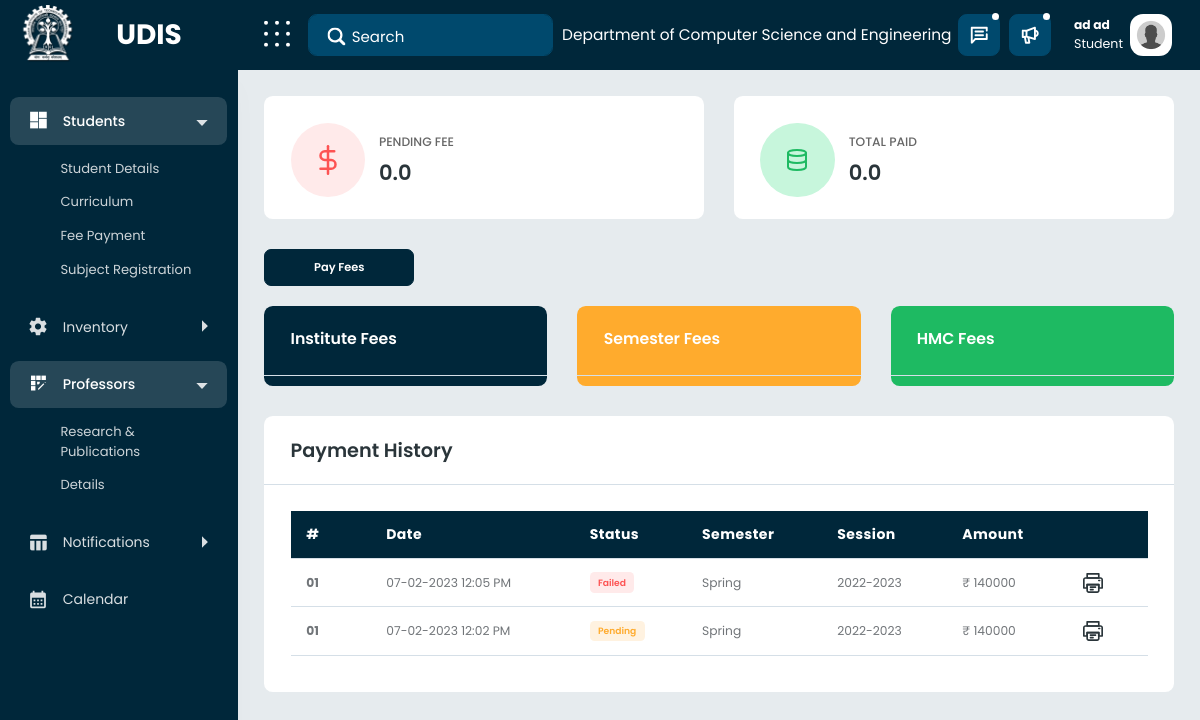
/feepayment (signed in), run on an earlier commit of the app's database.
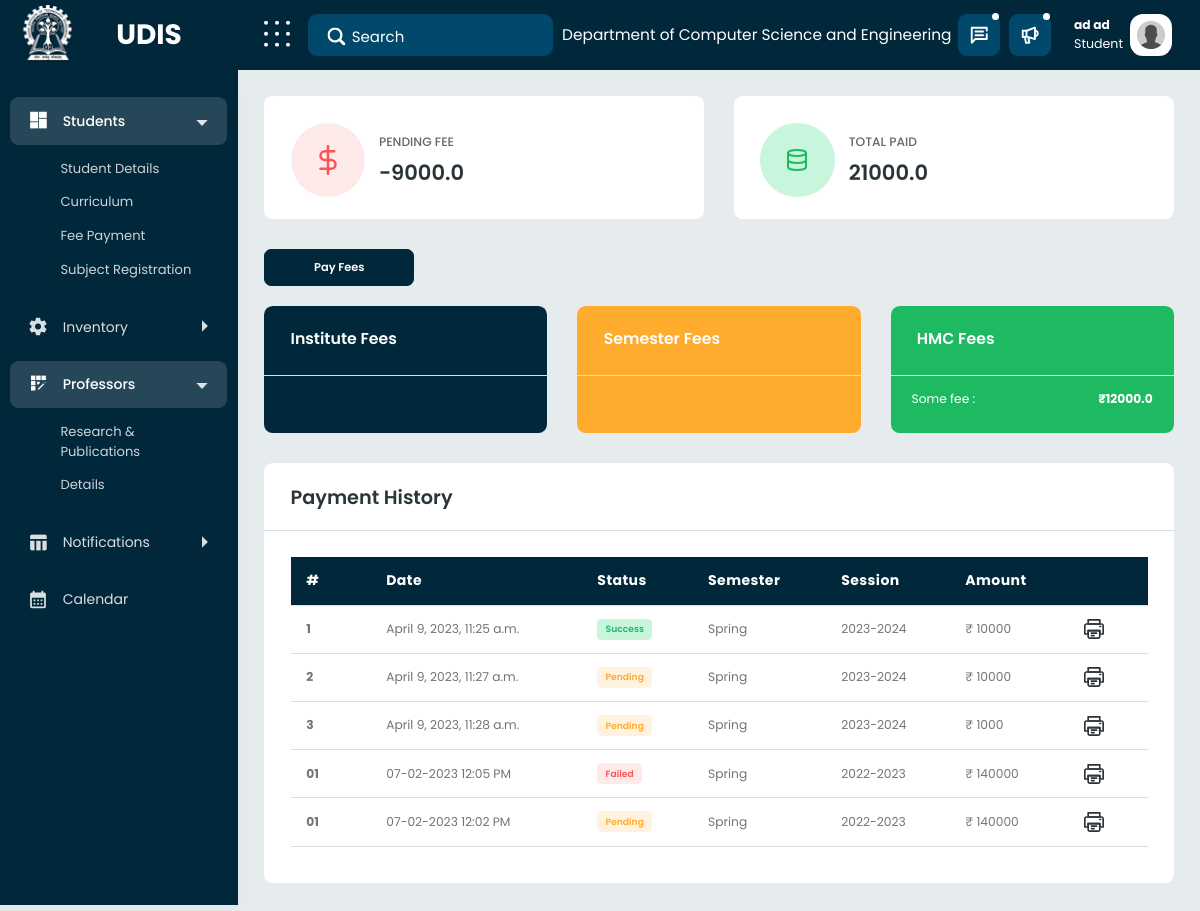
And on a later commit of the database.
### mainapp/models.py (models this page shows, shortened)
class usermodel(AbstractUser):
    username = None
    email = models.EmailField(_("email address"), unique=True)
    created_At = models.DateTimeField(null=True, blank=True, auto_now=True)
    name = models.CharField(max_length=200, null=False)
    department = models.TextField(default="Computer Science and Engineering")
    firstname = models.CharField(max_length=200, blank=True, null=True)
    lastname = models.CharField(max_length=200, blank=True, null=True)
    USERNAME_FIELD = "email"
    REQUIRED_FIELDS = []
    derived_type = models.CharField(
        max_length=200, default="Student", blank=True, null=True)
    objects = CustomUserManager()

class Student(usermodel):
    state = models.CharField(max_length=100)
    country = models.CharField(max_length=100)
    pin_code = models.IntegerField(null=True, blank=True)
    backlogs = models.IntegerField(default=0)
    regcourses = models.ManyToManyField(
        Course, blank=True,  related_name="regcourses")
    appcourses = models.ManyToManyField(
        Course, blank=True, related_name="appcourses")
    rejcourses = models.ManyToManyField(
        Course, blank=True,  related_name="rejcourses")
    cgpa = models.CharField(max_length=200, default="9.9")
    rollno = models.CharField(max_length=200, null=True, blank=True)
    gender = models.TextField(default="N/A")
    course = models.CharField(max_length=200, blank=True, default="B.Tech 4Y")
    hall = models.CharField(max_length=200, default="N/A")
    aadhar = models.CharField(max_length=200, null=True, blank=True)
    status = models.CharField(max_length=200, default="On-Roll")
    EAA = models.CharField(max_length=200, null=True, blank=True)
    adm_year = models.DateField(auto_now=True)
    nationality = models.CharField(max_length=200, default="Indian")
    adm_nature = models.CharField(max_length=200, default="JEE")
    inst_email = models.EmailField(null=True, blank=True)
    teams_pass = models.CharField(max_length=200, null=True, blank=True)
    mobile = models.CharField(max_length=200, default="N/A")
    guardian_email = models.EmailField(null=True, blank=True)
    address = models.TextField(null=True, blank=True)
    location = models.CharField(max_length=200, null=True, blank=True)
    cleared_sem_crd = models.FloatField(default=0)
    sem_crd = models.FloatField(default=0)
    cleared_tot_crd = models.FloatField(default=0)
    tot_crd = models.FloatField(default=0)
    sgpa = models.CharField(max_length=200, default="""{"sgpa":["-"]}""")
    sem = models.IntegerField(default=1)
    feespaid = models.FloatField(default=0)
    totalpaid = models.FloatField(default=0)
    regdone = models.CharField(max_length=10, default="Yes")
    class Meta:
        unique_together = ('rollno', 'adm_year',)

class Fees(models.Model):
    name = models.CharField(max_length=255)
    type = models.CharField(max_length=200)  # semster,institue,hmc
    amount = models.FloatField()
    sem = models.IntegerField()
    def __str__(self):
        return self.name+'_'+str(self.amount)

class FeeTransaction(models.Model):
    id = models.BigAutoField(primary_key=True)
    student = models.ForeignKey(Student, on_delete=models.CASCADE)
    amount = models.CharField(max_length=200)
    datetime = models.DateTimeField(auto_now_add=True)
    status = models.CharField(max_length=200, default="Pending")
    sem = models.IntegerField()
    year = models.IntegerField()
    def __str__(self):
        return str(self.id)+"_"+str(self.amount)

### mainapp/views.py (the view, shortened to what this page needs)
# urls.py: path('feepayment', views.Fee),
@login_required(login_url="/signin")
def Fee(request):
	hmcfee = Fees.objects.filter(type="hmcfee")
	instfee = Fees.objects.filter(type="instfee")
	semfee = Fees.objects.filter(type="semfee")
	context = {
		"hmcfee": hmcfee,
		"semfee": semfee,
		"instfee": instfee,
	}
	if request.user.derived_type == "Student":
		student = Student.objects.filter(email=request.user.email)[0]
		total = student.totalpaid
		feespaid = student.feespaid
		totalfee = Fees.objects.filter(sem=student.sem)
		totalfee = sum([fee.amount for fee in totalfee])
		print(totalfee)
		pending = totalfee-feespaid
		feetrans = FeeTransaction.objects.filter(student=student)
		print(feetrans)
		context = {
			"totfeepaid": total,
			"hmcfee": hmcfee,
			"instfee": instfee,
			"semfee": semfee,
			"pending": pending,
			"feetrans": feetrans
		}
	semfeepaid = 50000
	instfeepaid = 50000
	HMCfeepaid = 50000
	totsemfee = 100000
	totinstfee = 100000
	totHMCfee = 100000
	print(hmcfee, instfee, semfee)
	context["user"] = {"user": request.user,
					   "utype": request.user.derived_type}
	return render(request, "fee.html", context)

### mainapp/templates/fee.html (shortened to what this page needs)
{% extends "base.html" %} {% load static %} {% block content%} {% if user.utype == "Student" %}
<div class="content-body" style="min-height: 871px">
  <div class="container-fluid">
    <div class="row">
      <div class="col-md-6">
        <div class="widget-stat card">
          <div class="card-body p-4">
            <div class="media ai-icon">
              <span class="me-3 bgl-danger text-danger">
              </span>
              <div class="media-body">
                <p class="mb-1">Pending Fee</p>
                <h4 class="mb-0">{{pending}}</h4>
              </div>
            </div>
          </div>
        </div>
      </div>
      <div class="col-md-6">
        <div class="widget-stat card">
          <div class="card-body p-4">
            <div class="media ai-icon">
              <span class="me-3 bgl-success text-success">
              </span>
              <div class="media-body">
                <p class="mb-1">Total paid</p>
                <h4 class="mb-0">{{totfeepaid}}</h4>
              </div>
            </div>
          </div>
        </div>
      </div>
    </div>
    <button
      type="button"
      class="btn btn-primary"
      style="min-width: 150px; margin-bottom: 20px"
      data-bs-toggle="modal"
      data-bs-target="#exampleModalCenter"
    >
      Pay Fees
    </button>
    <div class="row">
      <div class="col-xl-4 col-lg-6 col-xxl-4 col-sm-6">
        <div class="card text-white bg-primary" style="padding-bottom: 1rem">
          <div class="card-header">
            <h4 style="color: white">Institute Fees</h4>
          </div>
        </div>
      </div>
      <div class="col-xl-4 col-lg-6 col-xxl-4 col-sm-6">
        <div
          class="card text-white bg-warning text-black"
          style="padding-bottom: 1rem"
        >
          <div class="card-header">
            <h4 style="color: white">Semester Fees</h4>
          </div>
        </div>
      </div>
      <div class="col-xl-4 col-lg-6 col-xxl-4 col-sm-6">
        <div
          class="card text-white bg-success text-black"
          style="padding-bottom: 1rem"
        >
          <div class="card-header">
            <h4 style="color: white">HMC Fees</h4>
          </div>
          <ul class="list-group list-group-flush">
            {% for fee in hmcfee %}
            <li class="list-group-item d-flex justify-content-between">
              <span class="mb-0">{{fee.name}} :</span
              ><strong>₹{{fee.amount}}</strong>
            </li>
            {% endfor %}
          </ul>
        </div>
      </div>
    </div>
    <div class="row">
      <div class="col-lg-12">
        <div class="card">
          <div class="card-header">
            <h4 class="card-title">Payment History</h4>
          </div>
          <div class="card-body">
            <div class="table-responsive">
              <table class="table table-responsive-md">
                <thead>
                  <tr>
                    <th style="width: 80px"><strong>#</strong></th>
                    <th><strong>Date</strong></th>
                    <th><strong>Status</strong></th>
                    <th><strong>Semester</strong></th>
                    <th><strong>Session</strong></th>
                    <th><strong>Amount</strong></th>
                    <th></th>
                  </tr>
                </thead>
                <tbody>
                  {% for trans in feetrans %}
                  <tr>
                    <td><strong>{{trans.id}}</strong></td>
                    <td>{{trans.datetime}}</td>
                    <td>
                      <span class="badge light {% if trans.status == "Success" %}badge-success {% elif trans.status == "Failed" %}badge-danger{% else %}badge-warning{% endif %}">{{trans.status}}</span>
                    </td>
                    <td>{% if trans.sem|divisibleby:2 %}Spring{% else %}Autumn{% endif %}</td>
                    <td>{{trans.year}}-{{trans.year|add:1}}</td>
                    <td>₹ {{trans.amount}}</td>
                    <td>
                      <div class="print" style="margin-right: 10px">
                      </div>
                    </td>
                  </tr>
                  {% endfor %}
                  <tr>
                    <td><strong>01</strong></td>
                    <td>07-02-2023 12:05 PM</td>
                    <td>
                      <span class="badge light badge-danger">Failed</span>
                    </td>
                    <td>Spring</td>
                    <td>2022-2023</td>
                    <td>₹ 140000</td>
                    <td>
                      <div class="print" style="margin-right: 10px">
                      </div>
                    </td>
                  </tr>
                  <tr>
                    <td><strong>01</strong></td>
                    <td>07-02-2023 12:02 PM</td>
                    <td>
                      <span class="badge light badge-warning">Pending</span>
                    </td>
                    <td>Spring</td>
                    <td>2022-2023</td>
                    <td>₹ 140000</td>
                    <td>
                      <div class="print" style="margin-right: 10px">
                      </div>
                    </td>
                  </tr>
                </tbody>
              </table>
            </div>
          </div>
        </div>
      </div>
    </div>
  </div>
</div>
{% endif %} {% endblock content%}

### mainapp/templates/base.html (shortened to what this page needs)
<!DOCTYPE html>
{% load static %}
<!DOCTYPE html>
<html lang="en">
  <head>
    <link
      href="{% static 'secretary/vendor/wow-master/css/libs/animate.css' %}"
      rel="stylesheet"
    />
    <link
      href="{% static 'secretary/vendor/bootstrap-select/dist/css/bootstrap-select.min.css' %}"
      rel="stylesheet"
    />
    <link
      href="{% static 'secretary/vendor/bootstrap-datetimepicker/css/bootstrap-datetimepicker.min.css' %}"
      rel="stylesheet"
    />
    <link href="{% static 'secretary/css/style.css' %}" rel="stylesheet" />
  </head>
  <body
    data-typography="poppins"
    data-theme-version="light"
    data-layout="vertical"
    data-nav-headerbg="color_12"
    data-headerbg="color_12"
    data-sidebar-style="full"
    data-sidebarbg="color_12"
    data-sidebar-position="fixed"
    data-header-position="fixed"
    data-container="wide"
    direction="ltr"
    data-primary="color_12"
    cz-shortcut-listen="true"
  >
    <div id="main-wrapper" class="show">
      <div class="nav-header">
        <a href="index.html" class="brand-logo">
          <img
            src="{% static 'secretary/images/kgplogo.png' %}"
            style="max-width: 60px"
          />
          <div
            class="brand-title text-align-center"
            style="color: white; font-size: 2rem; margin: auto"
          >
            UDIS
          </div>
        </a>
        <div class="nav-control">
          <div class="hamburger">
          </div>
        </div>
      </div>
      <div class="header">
        <div class="header-content">
          <nav class="navbar navbar-expand">
            <div class="collapse navbar-collapse justify-content-between">
              <div class="header-left">
                <div class="input-group search-area">
                  <input
                    type="text"
                    class="form-control"
                    placeholder="Search"
                  />
                  <span class="input-group-text"
                    ><a href="javascript:void(0)">
                       </a
                  ></span>
                </div>
              </div>
              <ul class="navbar-nav header-right">
                <li class="nav-item">
                  <a class="nav-link" href="javascript:void(0);">
                    <p style="color: white; font-size: 1.1rem; margin: auto">
                      Department of {{user.user.department}}
                    </p>
                  </a>
                </li>
                <li class="nav-item dropdown notification_dropdown">
                  <a class="nav-link bell-link" href="javascript:void(0);">
                  </a>
                </li>
                <li class="nav-item dropdown notification_dropdown">
                  <a
                    class="nav-link"
                    href="javascript:void(0);"
                    role="button"
                    data-bs-toggle="dropdown"
                  >
                  </a>
                </li>
                <li class="nav-item">
                  <div class="dropdown header-profile2">
                    <a
                      class="nav-link"
                      href="javascript:void(0);"
                      role="button"
                      data-bs-toggle="dropdown"
                      aria-expanded="false"
                    >
                      <div class="header-info2 d-flex align-items-center">
                        <div class="d-flex align-items-center sidebar-info">
                          <div>
                            <h4 class="mb-0">{{user.user.name}}</h4>
                            <span class="d-block text-end">{{user.utype}}</span>
                          </div>
                        </div>
                        <img
                          src="{% static 'secretary/images/anonuser.jpg' %}"
                          alt=""
                        />
                      </div>
                    </a>
                  </div>
                </li>
              </ul>
            </div>
          </nav>
        </div>
      </div>
      <div class="dlabnav">
        <div class="dlabnav-scroll">
          <ul class="metismenu" id="menu">
            <li>
              <a
                class="has-arrow"
                href="javascript:void(0);"
                aria-expanded="false"
              >
                <span class="nav-text">Students</span>
              </a>
              <ul aria-expanded="false">
                <li><a href="/dashboard">Student Details</a></li>
                <li><a href="/curriculum">Curriculum</a></li>
                <li><a href="/feepayment">Fee Payment</a></li>
                <li><a href="/subreg">Subject Registration</a></li>
              </ul>
            </li>
            <li>
              <a
                class="has-arrow"
                href="javascript:void(0);"
                aria-expanded="false"
              >
                <span class="nav-text">Inventory</span>
              </a>
            </li>
            <li>
              <a
                class="has-arrow"
                href="javascript:void(0);"
                aria-expanded="false"
              >
                <span class="nav-text">Professors</span>
              </a>
              <ul aria-expanded="false">
                <li>
                  <a href="research">Research & Publications</a>
                </li>
                <li><a href="">Details</a></li>
              </ul>
            </li>
            <li>
              <a
                class="has-arrow"
                href="javascript:void(0);"
                aria-expanded="false"
              >
                <span class="nav-text">Notifications</span>
              </a>
            </li>
            <li>
              <a href="calendar">
                <span class="nav-text">Calendar</span>
              </a>
            </li>
          </ul>
        </div>
      </div>
      {% block content %}{% endblock content %}
    </div>
  </body>
</html>

What changed in the data, as far as the page shows it:
changed Student: totalpaid "0.0" → "21000.0"
added Fees: name "Some fee", amount "12000.0"
added FeeTransaction: sem "Spring"
added FeeTransaction: sem "Spring"
added FeeTransaction: sem "Spring"
Also different on the page:
{{ pending }}: "0.0" → "-9000.0"
